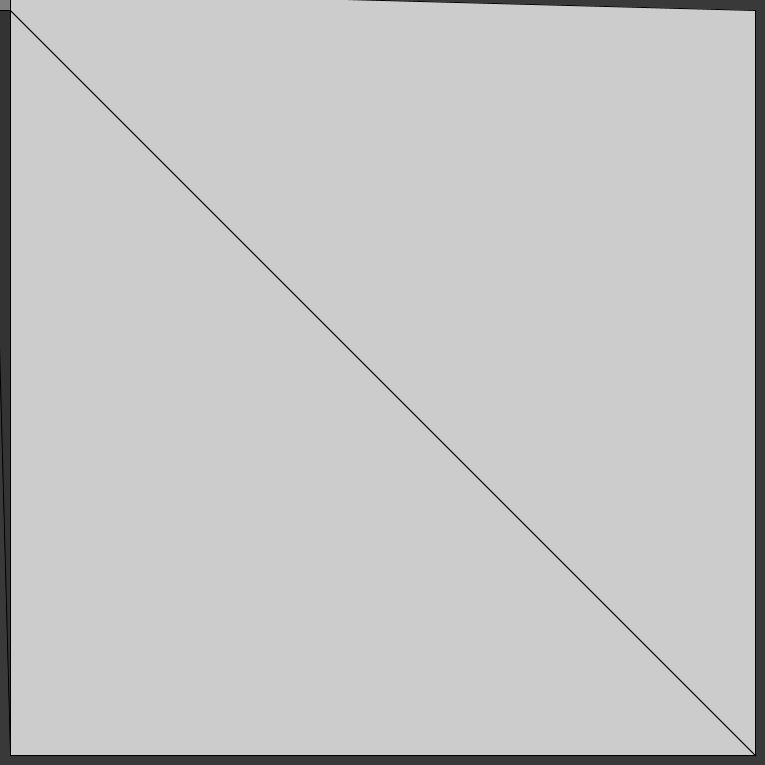
Frame 1 (no input)
Frame 60 (the mouse pressed at the canvas centre just before this capture): identical to frame 1, image omitted
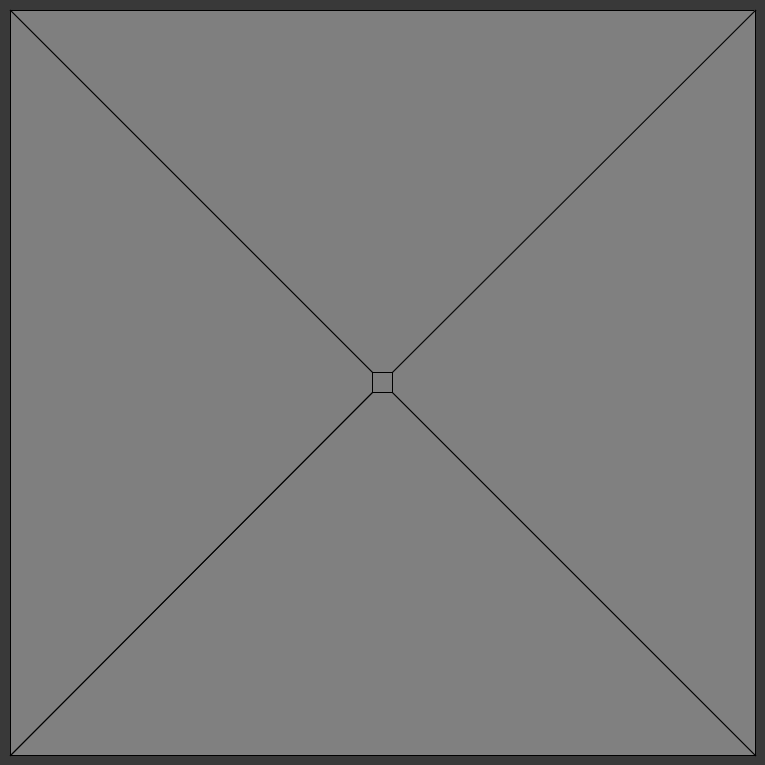
Frame 120 (the mouse held since frame 60 and released just before this capture)

The Processing sketch that drew these frames (run headless with seeded random() and noise(); from frame 60 on, the mouse is pressed at the canvas centre):

// Processing sketch: square_track
// ── square_track.pde
void setup()
{
  size(765, 765);
  frameRate(60);
}

void draw()
{
  //15*17 = 255
  //255 * 3 = 765
  //color vars
  int base_color = 51;
  int base_color_max = 204;
  int top_color = (mouseY / 5) + base_color;
  int right_color = base_color_max - (mouseX / 5);
  int bottom_color = base_color_max - (mouseY / 5);
  int left_color = (mouseX / 5) + base_color;
  //spacing
  int offset = 10;
  int border_offset = 10;
  //line settings
  background(base_color + 6);
  strokeWeight(1);
  //top quad
  fill(top_color);
  quad(
    0 + border_offset, 0 + border_offset,        //outside top left
    765 - border_offset, 0 + border_offset,      //outside top right
    mouseX + offset, mouseY - offset,            //inside  top right
    mouseX - offset, mouseY - offset             //inside  top left
    );
  //bottom quad
  fill(bottom_color);
  quad(
    0 + border_offset, 765 - border_offset,      //outside bottom left
    765 - border_offset, 765 - border_offset,    //outside bottom right
    mouseX + offset, mouseY + offset,            //inside  bottom right
    mouseX - offset, mouseY + offset             //inside  bottom left
    );
  //left quad
  fill(left_color);
  quad(
    0 + border_offset, 0 + border_offset,        //outside top    left
    0 + border_offset, 765 - border_offset,      //outside bottom left
    mouseX - offset, mouseY + offset,            //inside  bottom left
    mouseX - offset, mouseY - offset             //inside  top    left
   );
  //right quad
  fill(right_color);
  quad(
    765 - border_offset, 0 + border_offset,      //outside top    right
    765 - border_offset, 765 - border_offset,    //outside bottom right
    mouseX + offset, mouseY + offset,            //inside  bottom right
    mouseX + offset, mouseY - offset             //inside  top    right
   );
  //middle square
  int last_color = (top_color + right_color + bottom_color + left_color) / 4;
  fill(last_color);
  square(mouseX - offset, mouseY - offset, offset * 2);
}
